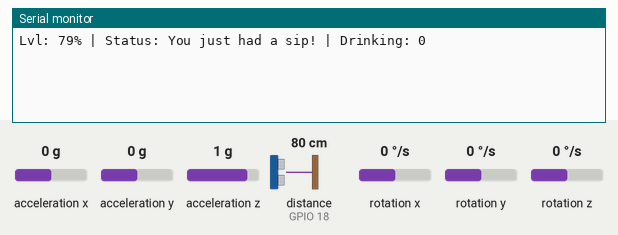
Simulated run of this sketch. Board: ESP32. Shown: the last lines printed to the serial monitor. Wiring (from diagram.json): ultrasonic range finder: trigger GPIO 5; echo GPIO 18. Inputs (shaded band) come from the test bench; at power-on: acceleration x 0 g, distance to the obstacle (sensor on GPIO 18) 80 cm, acceleration z 1 g, acceleration y 0 g, rotation x 0 °/s, rotation y 0 °/s, rotation z 0 °/s. The echo pulse lasts 58.3 µs per cm; WiFi joins after 1.5 s; servers stay silent unless stated.

Above: at 3.0 s.
3.1 s: acceleration x set to -1.4 g
At 4.6 s:
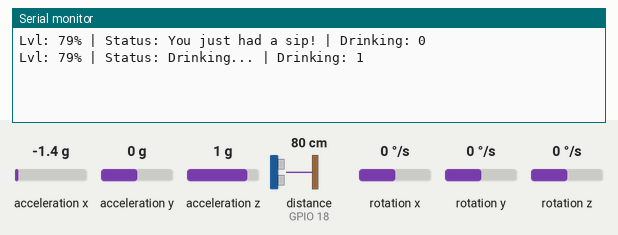
6.3 s: distance to the obstacle (sensor on GPIO 18) set to 2 cm
At 7.2 s:
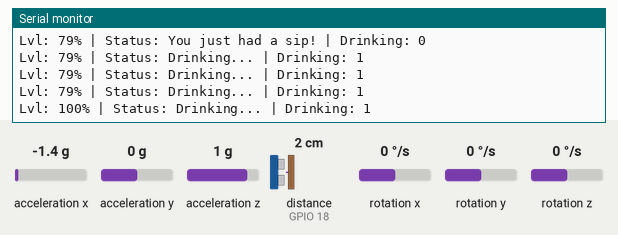
7.8 s: acceleration z set to 1.4 g
At 8.6 s:
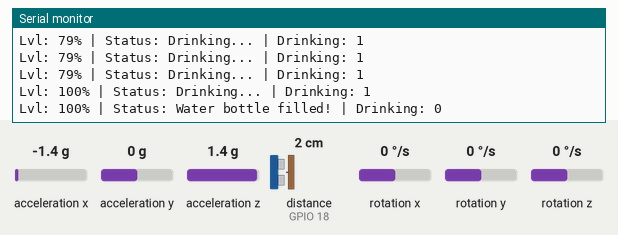
10.3 s: distance to the obstacle (sensor on GPIO 18) set to 18 cm
At 11.4 s:
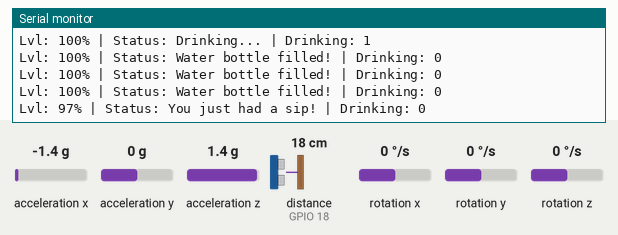
11.8 s: acceleration z set to -1.4 g
At 12.2 s:
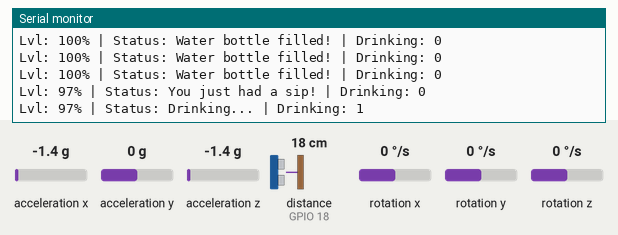
Timing chart, 0 to 14.3 s (numbered marks = the images above; inputs shaded):
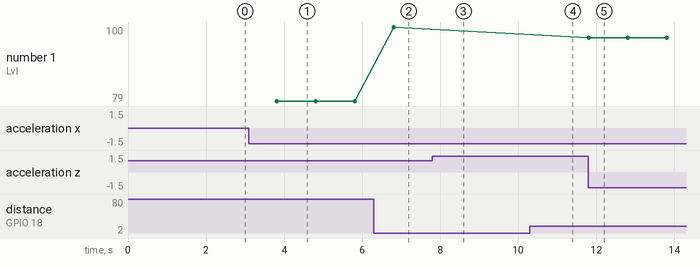

The sketch:

sketch.ino
```cpp
// Enter your own credentials here as I have uploaded directly from Wokwi and not any IDE so did not have the option to add .gitignore
#define BLYNK_TEMPLATE_ID "Enter your own id"
#define BLYNK_TEMPLATE_NAME "Enter your own template name"
#define BLYNK_AUTH_TOKEN "enter your own auth token"

#include <Wire.h>
#include <MPU6050.h>
#include <WiFi.h>
#include <BlynkSimpleEsp32.h>

const char* ssid = "Wokwi-GUEST";
const char* password = "";

MPU6050 mpu(0x68);
const int TRIG_PIN = 5;
const int ECHO_PIN = 18;

BlynkTimer timer;
unsigned long lastSipTime = 0;
int lastWaterLevel = 100;

const unsigned long SIP_REMINDER_TIME = 10000;

void checkBottle() {

  digitalWrite(TRIG_PIN, LOW); delayMicroseconds(2);
  digitalWrite(TRIG_PIN, HIGH); delayMicroseconds(10);
  digitalWrite(TRIG_PIN, LOW);
  long duration = pulseIn(ECHO_PIN, HIGH);
  float distance = duration * 0.034 / 2;

  int waterLevel = map(distance, 5, 350, 100, 0);
  if(waterLevel > 100) waterLevel = 100;
  if(waterLevel < 0) waterLevel = 0;


  int16_t ax, ay, az, gx, gy, gz;
  mpu.getMotion6(&ax, &ay, &az, &gx, &gy, &gz);
  float tiltAngle = atan2(ax / 16384.0, az / 16384.0) * 180.0 / PI;

  String status = "";


  int isDrinking = 0;


  if (abs(tiltAngle) > 45.0) {

    status = "Drinking...";
    isDrinking = 1;
    lastSipTime = millis();
    lastWaterLevel = waterLevel;
  }
  else if (waterLevel <= 0) {
    status = "Fill the water bottle!";
    lastWaterLevel = waterLevel;
  }
  else if (waterLevel >= 100) {
    status = "Water bottle filled!";
    lastWaterLevel = waterLevel;
    lastSipTime = millis();
  }
  else if (waterLevel < lastWaterLevel) {
    status = "You just had a sip!";
    lastSipTime = millis();
    lastWaterLevel = waterLevel;
  }
  else if (millis() - lastSipTime < 10000 && lastSipTime != 0) {
    status = "You just had a sip!";
  }
  else if (millis() - lastSipTime > SIP_REMINDER_TIME) {
    status = "Time to hydrate! Take a sip";
  }
  else {
    status = "Hydrated";
  }


  Blynk.virtualWrite(V0, waterLevel);
  Blynk.virtualWrite(V1, status);
  Blynk.virtualWrite(V2, isDrinking);

  Serial.printf("Lvl: %d%% | Status: %s | Drinking: %d\n", waterLevel, status.c_str(), isDrinking);
}

void setup() {
  Serial.begin(115200);
  Wire.begin(21, 22);
  mpu.initialize();
  pinMode(TRIG_PIN, OUTPUT);
  pinMode(ECHO_PIN, INPUT);
  Blynk.begin(BLYNK_AUTH_TOKEN, ssid, password);
  timer.setInterval(1000L, checkBottle);
  lastSipTime = millis();
}

void loop() {
  Blynk.run();
  timer.run();
}
```

Measured:
- after the input at 3.1 s, the serial monitor: prints a new line after 0.71 s (image 1)
- after the input at 6.3 s, the serial monitor: prints a new line after 0.51 s (image 2)
- after the input at 7.8 s, the serial monitor: prints a new line at once (image 3)
- after the input at 10.3 s, the serial monitor: prints a new line after 0.51 s (image 4)
- after the input at 11.8 s, the serial monitor: prints a new line at once (image 5)
- plotted number 1: 79 → 100 after the input at 6.3 s
